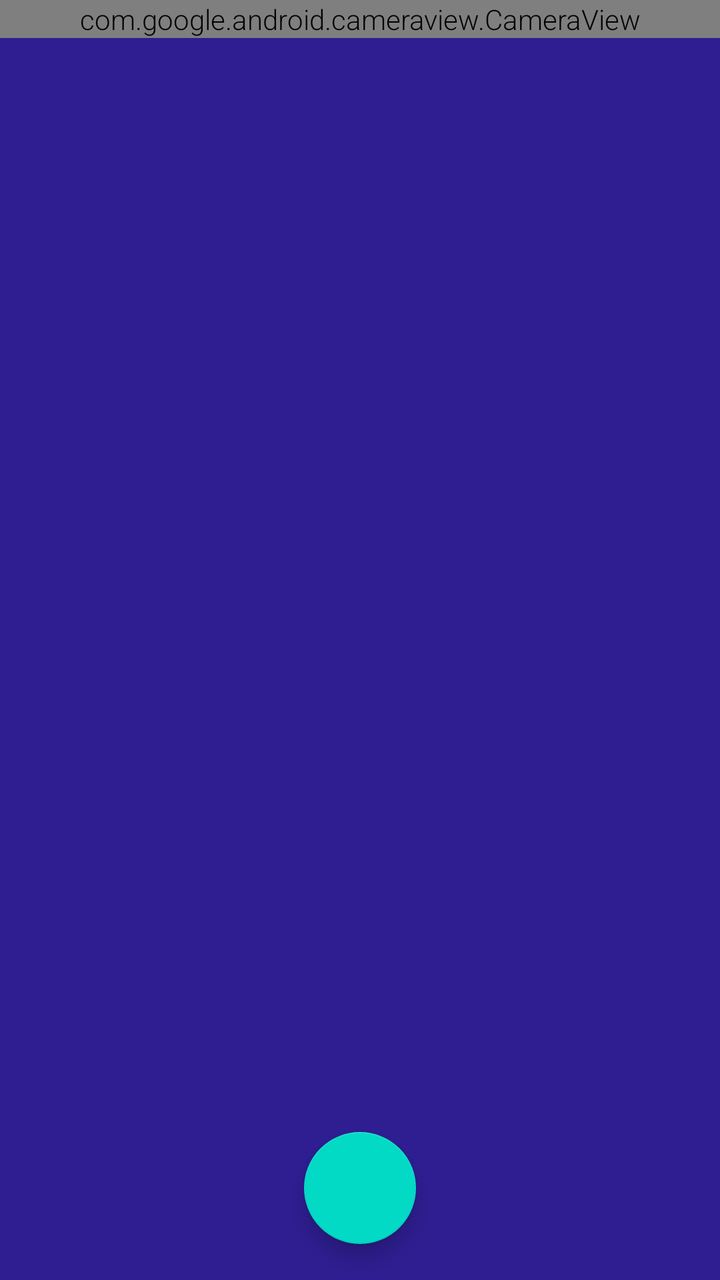
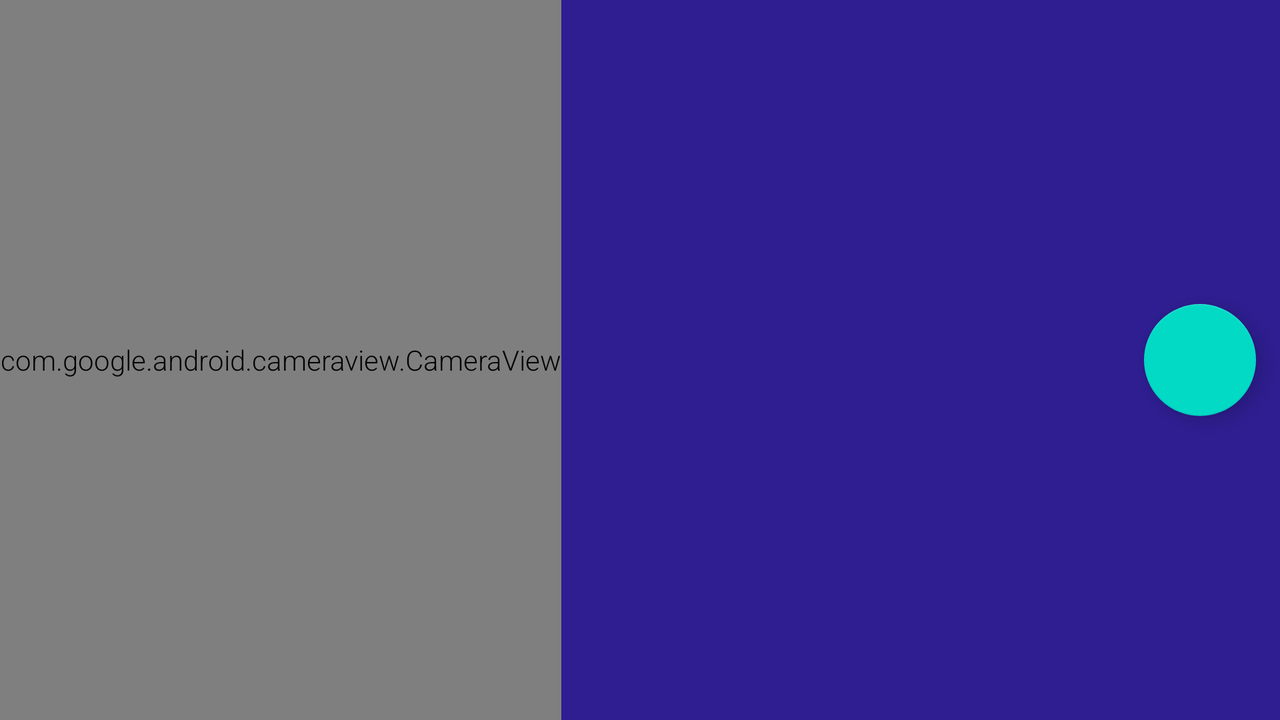

The same Android screen from two of the app's own layout files: first res/layout/ as a phone draws it, then the repository's variant for another configuration, drawn on a device whose configuration selects that folder. Both files follow.
<!-- AndroidManifest.xml: activity theme AppTheme.NoActionBar -->
<!-- res/layout/activity_camera.xml -->
<?xml version="1.0" encoding="utf-8"?>
<RelativeLayout xmlns:android="http://schemas.android.com/apk/res/android"
    xmlns:app="http://schemas.android.com/apk/res-auto"
    xmlns:tools="http://schemas.android.com/tools"
    android:id="@+id/root"
    android:layout_width="match_parent"
    android:layout_height="match_parent"
    android:background="@color/colorPrimary"
    android:fitsSystemWindows="true"
    tools:context=".activities.cameraActivity.CameraActivity">

        <com.google.android.cameraview.CameraView
            android:id="@+id/camera_surface_CameraView"
            android:layout_width="match_parent"
            android:layout_height="wrap_content"
            android:layout_alignParentStart="true"
            android:layout_alignParentLeft="true"
            android:layout_alignParentTop="true"
            android:adjustViewBounds="true"
            android:background="@android:color/black"
            app:aspectRatio="4:3"
            app:facing="back" />

        <androidx.appcompat.widget.Toolbar
            android:id="@+id/toolbar"
            android:layout_width="match_parent"
            android:layout_height="?attr/actionBarSize"
            android:layout_alignParentStart="true"
            android:layout_alignParentLeft="true"
            android:layout_alignParentTop="true" />

        <com.google.android.material.floatingactionbutton.FloatingActionButton
            android:id="@+id/take_picture"
            android:layout_width="wrap_content"
            android:layout_height="wrap_content"
            android:layout_alignParentBottom="true"
            android:layout_centerHorizontal="true"
            app:srcCompat="@drawable/ic_camera"
            app:useCompatPadding="true" />

    </RelativeLayout>
<!-- resources referenced by this layout -->
<resources>
  <color name="colorPrimary">#2e1e91</color>
  <style name="AppTheme.NoActionBar" parent="AppTheme">
          <item name="windowActionBar">false</item>
          <item name="windowNoTitle">true</item>
          
          <item name="android:windowLightStatusBar">true</item>
      </style>
  <style name="AppTheme" parent="Theme.MaterialComponents.Light.DarkActionBar">
          <item name="android:statusBarColor">@color/colorPrimaryDark</item>
  
          
          <item name="colorPrimary">@color/colorPrimary</item>
          <item name="colorPrimaryDark">@color/colorPrimaryDark</item>
          <item name="colorAccent">@color/colorAccent</item>
          <item name="android:textViewStyle">@style/RobotoTextViewStyle</item>
  
          <item name="buttonStyle">@style/RobotoButtonStyle</item>
          <item name="colorButtonNormal">@color/colorAccent</item>
          <item name="alertDialogTheme">@style/AlertDialogStyle</item>
          <item name="colorSurface">#FFFFFF</item>
          <item name="colorOnSurface">#212121</item>
          <item name="textAppearanceLargePopupMenu">@style/AppTheme.TextAppearance.Popup</item>
          <item name="fontFamily">@font/lato_regular</item>
          <item name="actionOverflowButtonStyle">@style/Theme.EZazi.MenuOverflow</item>
          <item name="actionMenuTextAppearance">@style/Theme.EZazi.MenuText</item>
          <item name="actionMenuTextColor">@color/font_black_0</item>
          <item name="checkboxStyle">@style/Theme.EZazi.CheckBox</item>
          <item name="android:textColorPrimaryInverse">@color/colorPrimary</item>
          <item name="android:textColorSecondaryInverse">@color/darkGray</item>
  
      </style>
  <color name="colorPrimaryDark">#241871</color>
  <color name="colorAccent">#ED1A56</color>
  <style name="RobotoTextViewStyle" parent="android:Widget.TextView">
          <item name="android:fontFamily">sans-serif-light</item>
      </style>
  <style name="RobotoButtonStyle" parent="android:Widget.Holo.Button">
          <item name="android:fontFamily">sans-serif-light</item>
      </style>
  <style name="AlertDialogStyle" parent="Theme.AppCompat.Light.Dialog.Alert">
          <item name="colorAccent">@color/colorAccent</item>
          <item name="android:textColorPrimary">@color/primary_text</item>
          <item name="android:editTextColor">@color/primary_text</item>
          <item name="android:background">@color/white</item>
          <item name="android:fontFamily">@font/lato_regular</item>
          <item name="android:windowTitleStyle">@style/TextAppearance.AppCompat.Title</item>
      </style>
  <style name="AppTheme.TextAppearance.Popup" parent="TextAppearance.MaterialComponents.Caption">
          <item name="fontFamily">@font/lato_medium</item>
          <item name="android:textSize">16sp</item>
      </style>
  <color name="font_black_0">#212121</color>
  <color name="darkGray">#7F7B92</color>
  <color name="primary_text">#212121</color>
  <color name="white">#FFFFFF</color>
</resources>
<!-- res/layout-land/activity_camera.xml (the repository's variant of the layout above) -->
<!-- drawn on the phone turned sideways -->
<?xml version="1.0" encoding="utf-8"?>
<RelativeLayout xmlns:android="http://schemas.android.com/apk/res/android"
    xmlns:app="http://schemas.android.com/apk/res-auto"
    xmlns:tools="http://schemas.android.com/tools"
    android:id="@+id/root"
    android:layout_width="match_parent"
    android:layout_height="match_parent"
    android:background="@color/colorPrimary"
    android:fitsSystemWindows="true"
    tools:context=".activities.camera_activity.CameraActivity">

    <com.google.android.cameraview.CameraView
        android:id="@+id/camera_surface_CameraView"
        android:layout_width="wrap_content"
        android:layout_height="match_parent"
        android:layout_alignParentStart="true"
        android:layout_alignParentLeft="true"
        android:layout_alignParentTop="true"
        android:adjustViewBounds="true"
        android:background="@android:color/black"
        app:aspectRatio="4:3"
        app:facing="back" />

    <androidx.appcompat.widget.Toolbar
        android:id="@+id/toolbar"
        android:layout_width="wrap_content"
        android:layout_height="?attr/actionBarSize"
        android:layout_alignEnd="@id/camera_surface_CameraView"
        android:layout_alignRight="@id/camera_surface_CameraView"
        android:layout_alignParentTop="true" />

    <com.google.android.material.floatingactionbutton.FloatingActionButton
        android:id="@+id/take_picture"
        android:layout_width="wrap_content"
        android:layout_height="wrap_content"
        android:layout_alignParentEnd="true"
        android:layout_alignParentRight="true"
        android:layout_centerVertical="true"
        app:srcCompat="@drawable/ic_camera"
        app:useCompatPadding="true"
        tools:ignore="RelativeOverlap" />

</RelativeLayout>
